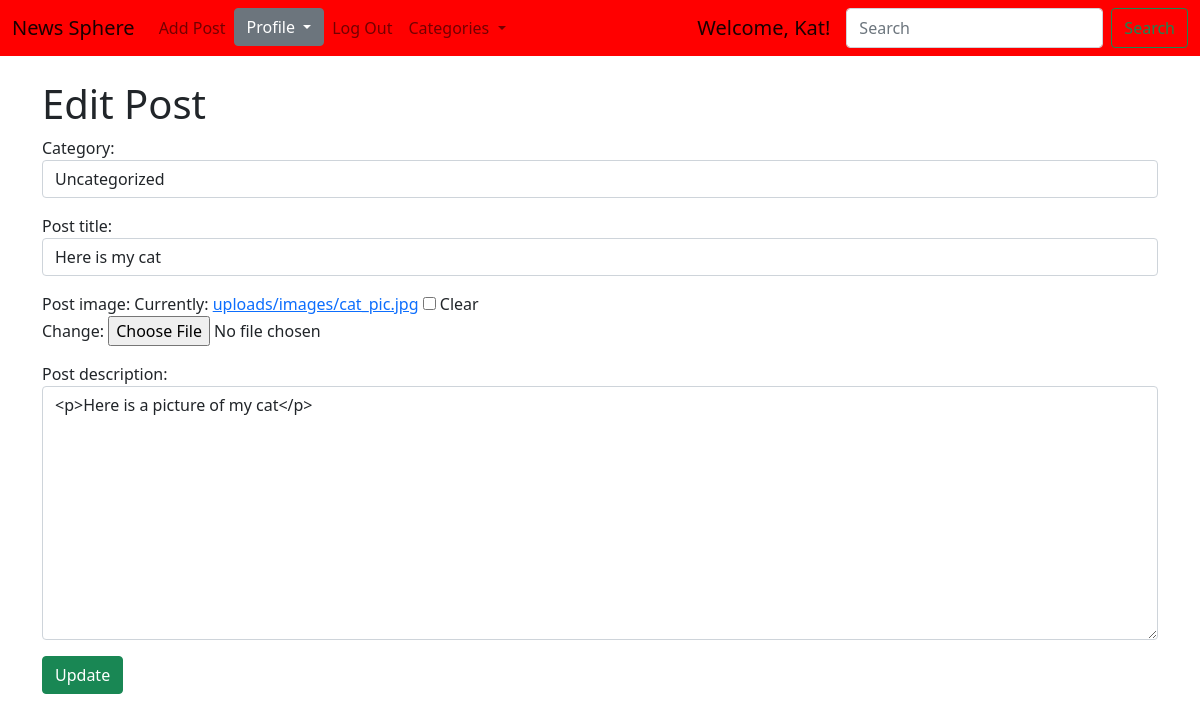
Screenshot of /posts/edit_post/12 (signed in) with the database file from the repository.
### posts/models.py (models this page shows, shortened)
class Post(models.Model):
    category = models.ForeignKey(Category, on_delete=models.CASCADE, default=1)
    user = models.ForeignKey(User, on_delete=models.CASCADE)
    post_title = models.CharField(max_length=50)
    post_image = models.ImageField(null=True, blank=True, upload_to='uploads/images')
    post_description = RichTextField(blank=True, null=True, max_length=5000)
    pub_date = models.DateTimeField('date published', default=timezone.now)
    votes = models.ManyToManyField(User, related_name='news_posts')

### posts/views.py (the view)
# urls.py: path('edit_post/<int:pk>', views.EditPost.as_view(), name='edit_post'),
class EditPost(generic.UpdateView):
    model = Post
    form_class = PostForm
    template_name = 'posts/update_post.html'
    def get_context_data(self, **kwargs):
        cat_menu = Category.objects.all()
        context = super().get_context_data(**kwargs)
        context['cat_menu'] = cat_menu
        return context

### posts/forms.py
class PostForm(forms.ModelForm):
    class Meta:
        model = Post
        fields = ('user', 'category', 'post_title', 'post_image', 'post_description')
        widgets = {
            'user': forms.TextInput(attrs={'class': 'form-control', 'value':'', 'id':'author_input', 'type':'hidden'}),
            'category': forms.Select(attrs={'class': 'form-control'}),
            'post_title': forms.TextInput(attrs={'class': 'form-control'}),
            'post_description': forms.Textarea(attrs={'class': 'form-control'}),
        }

### posts/models.py (called while the page is built)
    def __str__(self):
        return self.name

### posts/templates/posts/update_post.html (shortened to what this page needs)
{% extends 'base.html' %}
{% block content %}
{% if user.is_authenticated and user.id == post.user.id %}
    <h1> Edit Post </h1>
    <div class="form-group">
        <form  method="post">
            {{ form.as_p }}
            <button class="btn btn-success"> Update </button>
        </form>
    </div>
{% else %}
Error: Invalid access :(
{% endif %}
{% endblock %}

### posts/templates/base.html (shortened to what this page needs)
<!doctype html>
<html lang="en">
  <head>
    <link href="https://cdn.jsdelivr.net/npm/bootstrap@5.1.0/dist/css/bootstrap.min.css" rel="stylesheet">
  </head>
  <body>
  <nav class="navbar navbar-expand-lg navbar-light" style="background-color: #FF0000;">
  <div class="container-fluid">
    <a class="navbar-brand" href="{% url 'posts:index' %}">News Sphere</a>
    <div class="collapse navbar-collapse" id="navbarSupportedContent">
      <ul class="navbar-nav me-auto mb-2 mb-lg-0">
        {% if user.is_authenticated %}
          <li class="nav-item">
            <a class="nav-link" href="{% url 'posts:add_post' %}">Add Post</a>
          </li>
          <div class="dropdown">
            <button class="btn btn-secondary dropdown-toggle" type="button" id="dropdownMenuButton1" data-bs-toggle="dropdown" aria-expanded="false">
              Profile
            </button>
          </div>
          <li class="nav-item">
            <a class="nav-link" href="{% url 'logout' %}">Log Out</a>
          </li>
        {% endif %}
        {% if cat_menu %}
         <li class="nav-item dropdown">
          <a class="nav-link dropdown-toggle" href="#" id="navbarDropdown" role="button" data-bs-toggle="dropdown" aria-expanded="false">
            Categories
          </a>
        </li>
        {% endif %}
      </ul>
      <form class="d-flex">
        {% if user.is_authenticated %}
          <a class="navbar-brand" >Welcome, {{ user.first_name }}!</a>
        {% endif %}
        <input class="form-control me-2" type="search" placeholder="Search" aria-label="Search">
        <button class="btn btn-outline-success" type="submit">Search</button>
      </form>
    </div>
  </div>
</nav>
    <br>
    <div class="container">
    {% block content %}
    {% endblock %}
      </div>
  </body>
</html>

### rows the page displays
Post: category "Uncategorized", post_title "Here is my cat", post_description "<p>Here is a picture of my cat</p>"

### other values shown
{{ user.first_name }} "Kat"
